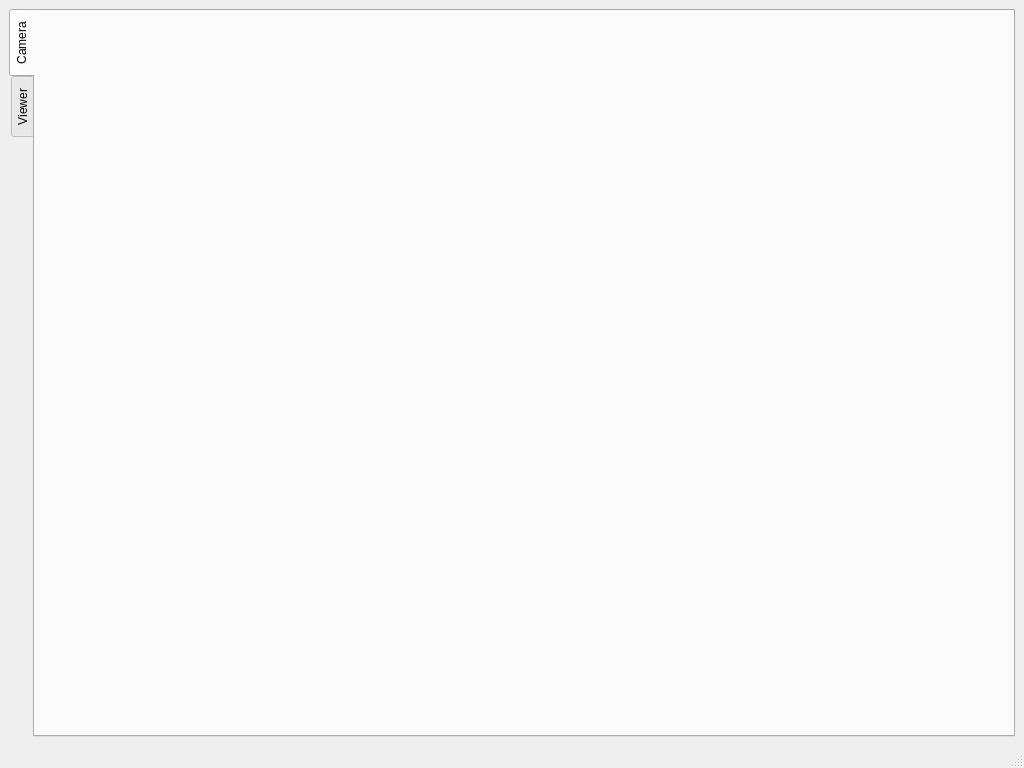
<?xml version="1.0" encoding="UTF-8"?>
<ui version="4.0">
 <class>MainWindow</class>
 <widget class="QMainWindow" name="MainWindow">
  <property name="geometry">
   <rect>
    <x>0</x>
    <y>0</y>
    <width>1024</width>
    <height>768</height>
   </rect>
  </property>
  <property name="windowTitle">
   <string>MainWindow</string>
  </property>
  <widget class="QWidget" name="centralwidget">
   <layout class="QVBoxLayout" name="verticalLayout">
    <item>
     <widget class="QTabWidget" name="tabWidget">
      <property name="tabPosition">
       <enum>QTabWidget::West</enum>
      </property>
      <property name="currentIndex">
       <number>0</number>
      </property>
      <widget class="QWidget" name="tabCamera">
       <attribute name="title">
        <string>Camera</string>
       </attribute>
      </widget>
      <widget class="QWidget" name="tabViewer">
       <attribute name="title">
        <string>Viewer</string>
       </attribute>
      </widget>
     </widget>
    </item>
   </layout>
  </widget>
  <widget class="QMenuBar" name="menubar">
   <property name="geometry">
    <rect>
     <x>0</x>
     <y>0</y>
     <width>1024</width>
     <height>19</height>
    </rect>
   </property>
  </widget>
  <widget class="QStatusBar" name="statusbar"/>
 </widget>
 <resources/>
 <connections/>
</ui>
